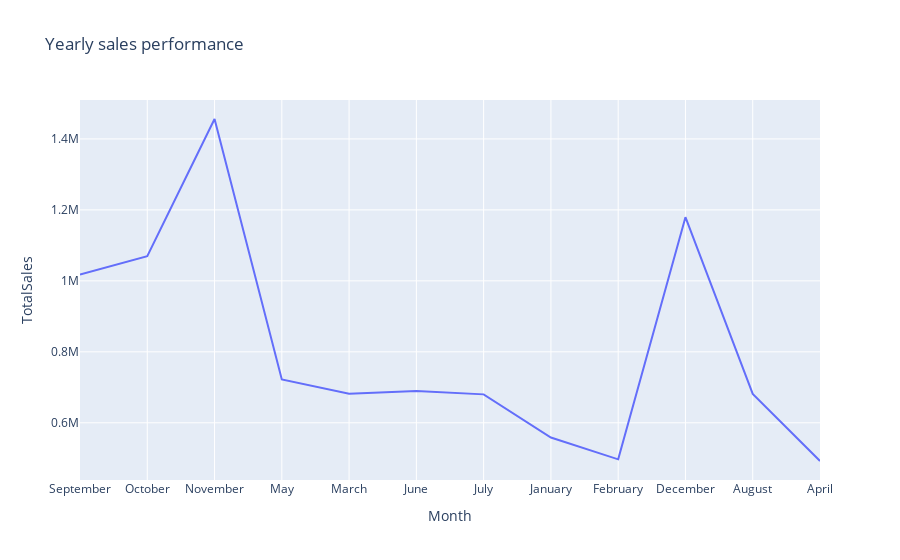

The cell this chart's notebook holds for it:
### Code cell
# Yearly sales performance
sale_trends = df.groupby('Month')['TotalSales'].sum().reset_index().sort_values(by='Month', ascending=False)
fig = px.line(sale_trends, x='Month', y='TotalSales', title='Yearly sales performance')
fig.show()

### Figure 1 — Plotly figure (JSON) as saved in the notebook; plotly's stock layout.template omitted (floating-point values rounded to 4 significant figures)
{"data": [{"hovertemplate": "Month=%{x}<br>TotalSales=%{y}<extra></extra>", "legendgroup": "", "line": {"color": "#636efa", "dash": "solid"}, "marker": {"symbol": "circle"}, "mode": "lines", "name": "", "orientation": "v", "showlegend": false, "type": "scatter", "x": ["September", "October", "November", "May", "March", "June", "July", "January", "February", "December", "August", "April"], "xaxis": "x", "y": [1018000.0, 1069000.0, 1456000.0, 722100.0, 682000.0, 690000.0, 680200.0, 558400.0, 497000.0, 1179000.0, 681400.0, 492400.0], "yaxis": "y"}], "layout": {"autosize": true, "legend": {"tracegroupgap": 0}, "title": {"text": "Yearly sales performance"}, "xaxis": {"anchor": "y", "autorange": true, "domain": [0, 1], "range": [0, 11], "title": {"text": "Month"}, "type": "category"}, "yaxis": {"anchor": "x", "autorange": true, "domain": [0, 1], "range": [438800.0, 1510000.0], "title": {"text": "TotalSales"}, "type": "linear"}}}
